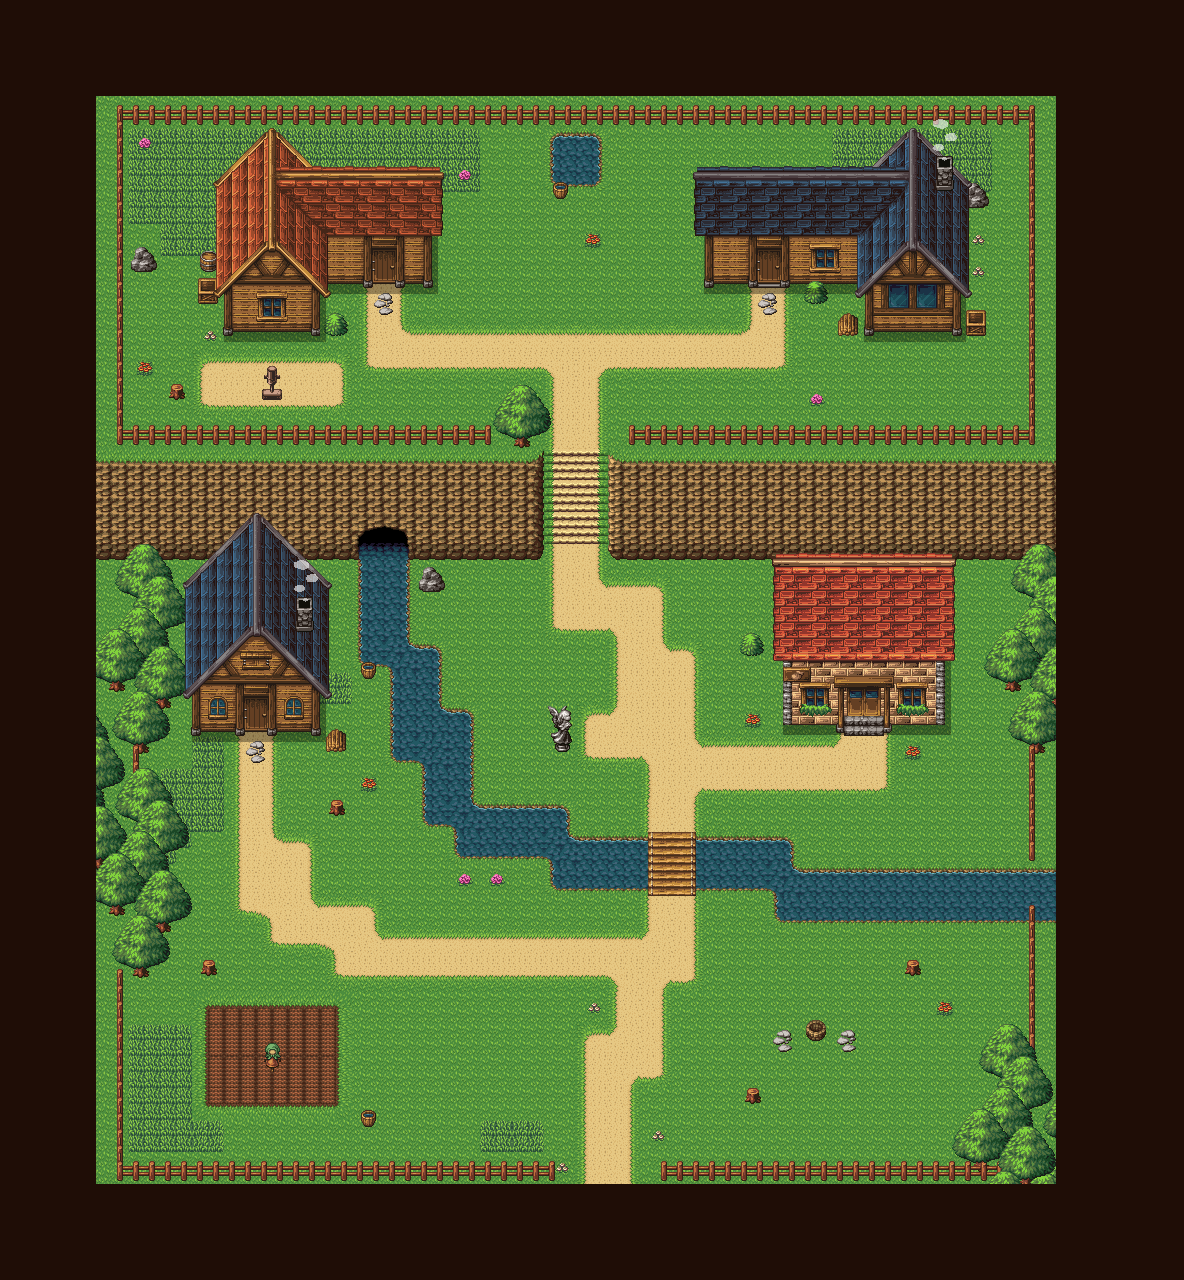

The image is a tile-based game level rendered from a .tmx file. Its description and source (layers, tilesets, objects; grid data summarised) follow:
An orthogonal 37x40 tile map with 32x32 px tiles, 12 tile layers (Ground, plants_cliff, woods, flowor_tree_ornament, ...) and 1 object (AutoCheckPoint).

<map version="1.10" tiledversion="1.10.2" orientation="orthogonal" renderorder="right-down" width="37" height="40" tilewidth="32" tileheight="32" infinite="0" nextlayerid="17" nextobjectid="2">
 <tileset firstgid="1" source="../1_tsx/1_maptip.tsx" />
 <layer id="1" name="Ground" width="37" height="40">
  <data>[1480 cells, 1480 non-empty, 77 distinct tile ids]</data>
 </layer>
 <layer id="7" name="plants_cliff" width="37" height="40">
  <data>[1480 cells, 185 non-empty, 41 distinct tile ids]</data>
 </layer>
 <layer id="11" name="woods" width="37" height="40">
  <data>[1480 cells, 79 non-empty, 25 distinct tile ids]</data>
 </layer>
 <layer id="4" name="flowor_tree_ornament" width="37" height="40">
  <data>[1480 cells, 144 non-empty, 45 distinct tile ids]</data>
 </layer>
 <layer id="12" name="tree-2" width="37" height="40">
  <data>[1480 cells, 12 non-empty, 4 distinct tile ids]</data>
 </layer>
 <layer id="6" name="shadow" width="37" height="40">
  <data>[1480 cells, 54 non-empty, 14 distinct tile ids]</data>
 </layer>
 <layer id="5" name="house" width="37" height="40">
  <data>[1480 cells, 192 non-empty, 191 distinct tile ids]</data>
 </layer>
 <layer id="14" name="chara" width="37" height="40">
  <data>[1480 cells, 0 non-empty, 0 distinct tile ids]</data>
 </layer>
 <layer id="15" name="objects" width="37" height="40">
  <data>[1480 cells, 58 non-empty, 32 distinct tile ids]</data>
 </layer>
 <layer id="13" name="roof_objects" width="37" height="40">
  <data>[1480 cells, 194 non-empty, 123 distinct tile ids]</data>
 </layer>
 <layer id="9" name="smoke_objects" width="37" height="40">
  <data>[1480 cells, 57 non-empty, 34 distinct tile ids]</data>
 </layer>
 <layer id="10" name="frame" width="37" height="40">
  <data>[1480 cells, 460 non-empty, 1 distinct tile ids]</data>
 </layer>
 <objectgroup id="16" name="CheckPoint">
  <object id="1" type="AutoCheckPoint" x="595.5" y="730.5">
   <properties>
    <property name="Direction" type="int" value="1" />
    <property name="unity:IsTrigger" type="bool" value="false" />
   </properties>
  </object>
 </objectgroup>
</map>
